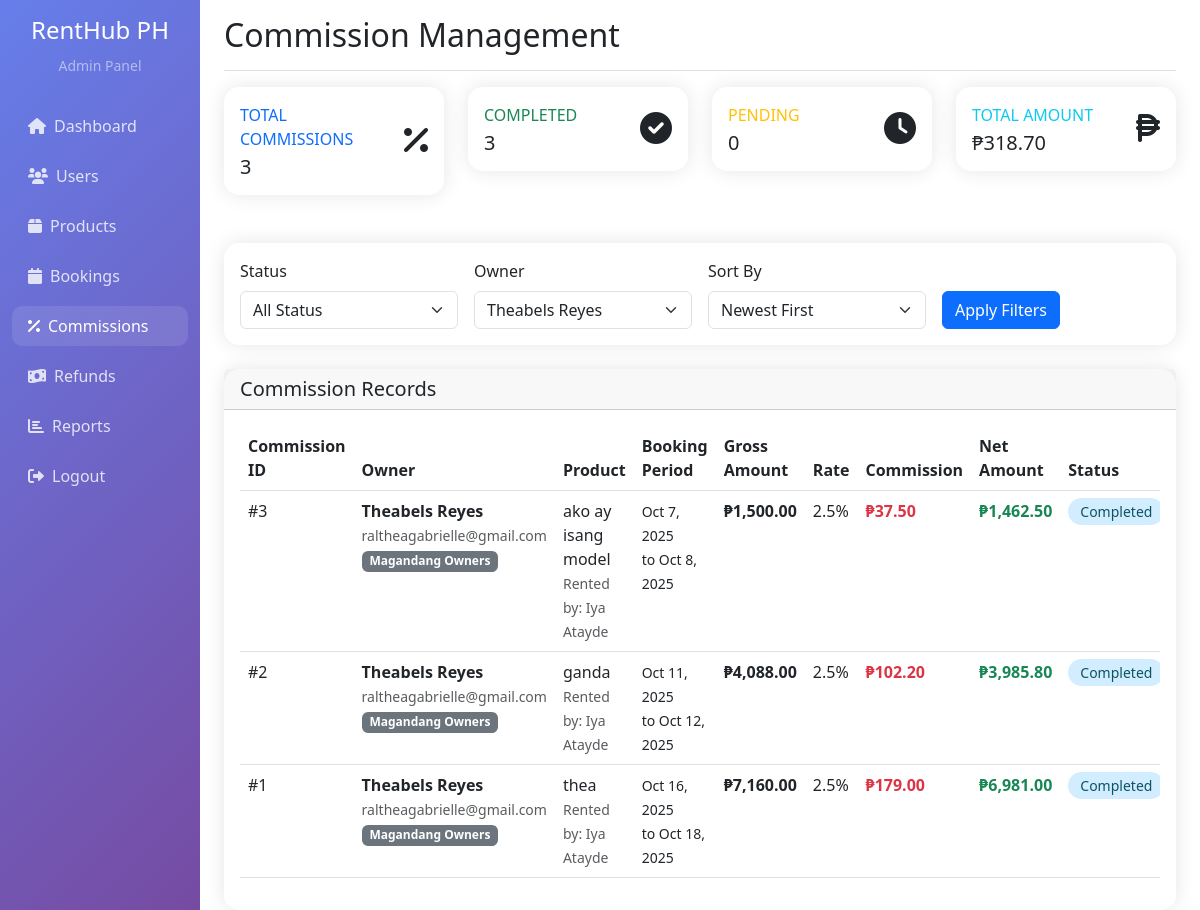
The page /admin/commissions.php?owner=3 (signed in) on the database its author committed.
### tables this page shows
CREATE TABLE `commission_payments` (
  `CommissionID` int(11) NOT NULL,
  `BookingID` int(11) DEFAULT NULL,
  `OwnerID` int(11) DEFAULT NULL,
  `Comm_GrossAmount` decimal(10,2) NOT NULL,
  `Comm_Rate` decimal(5,2) NOT NULL,
  `Comm_Amount` decimal(10,2) NOT NULL,
  `Comm_NetAmount` decimal(10,2) NOT NULL,
  `Comm_Status` varchar(50) DEFAULT 'Pending',
  `Comm_PaymentMethod` varchar(50) DEFAULT NULL,
  `Comm_PayoutDate` timestamp NOT NULL DEFAULT current_timestamp() ON UPDATE current_timestamp(),
  `Comm_CreatedAt` timestamp NOT NULL DEFAULT current_timestamp()
);

CREATE TABLE `user_accounts` (
  `UserID` int(11) NOT NULL,
  `User_Name` varchar(255) NOT NULL,
  `User_Email` varchar(255) NOT NULL,
  `User_Password` varchar(255) NOT NULL,
  `User_Phone` varchar(20) DEFAULT NULL,
  `User_Role` int(11) DEFAULT NULL,
  `User_CreatedAt` timestamp NOT NULL DEFAULT current_timestamp(),
  `User_UpdatedAt` timestamp NOT NULL DEFAULT current_timestamp() ON UPDATE current_timestamp(),
  `User_Photo` varchar(255) DEFAULT NULL,
  `User_IsVerified` tinyint(1) DEFAULT 0,
  `User_Status` varchar(50) DEFAULT 'Active',
  `User_Birthdate` date DEFAULT NULL,
  `User_Gender` varchar(20) DEFAULT NULL,
  `User_Bio` text DEFAULT NULL
);

CREATE TABLE `subscription_plans` (
  `PlanID` int(11) NOT NULL,
  `Plan_Name` varchar(100) NOT NULL,
  `Plan_Description` text DEFAULT NULL,
  `Plan_Price` decimal(10,2) NOT NULL,
  `Plan_Duration` int(11) NOT NULL,
  `Plan_MaxListings` int(11) DEFAULT NULL,
  `Plan_FeaturedListings` int(11) DEFAULT NULL,
  `Plan_CommissionRate` decimal(5,2) DEFAULT NULL,
  `Plan_IsActive` tinyint(1) DEFAULT 1,
  `Plan_CreatedAt` timestamp NOT NULL DEFAULT current_timestamp()
);

CREATE TABLE `products` (
  `ProductID` int(11) NOT NULL,
  `OwnerID` int(11) DEFAULT NULL,
  `CategoryID` int(11) DEFAULT NULL,
  `Prod_Name` varchar(255) NOT NULL,
  `Prod_Description` text DEFAULT NULL,
  `Prod_Brand` varchar(100) DEFAULT NULL,
  `Prod_Model` varchar(100) DEFAULT NULL,
  `Prod_Condition` varchar(50) DEFAULT NULL,
  `Prod_RentalPrice` decimal(10,2) NOT NULL,
  `Prod_PriceType` varchar(20) DEFAULT NULL,
  `Prod_SecurityDeposit` decimal(10,2) DEFAULT NULL,
  `Prod_MinRentalDuration` int(11) DEFAULT NULL,
  `Prod_MaxRentalDuration` int(11) DEFAULT NULL,
  `Prod_Availability` tinyint(1) DEFAULT 1,
  `Prod_CreatedAt` timestamp NOT NULL DEFAULT current_timestamp(),
  `Prod_UpdatedAt` timestamp NOT NULL DEFAULT current_timestamp() ON UPDATE current_timestamp(),
  `Prod_Status` varchar(50) DEFAULT 'Active',
  `Prod_IsFeatured` tinyint(1) DEFAULT 0,
  `Prod_FeaturedUntil` datetime DEFAULT NULL
);

CREATE TABLE `bookings` (
  `BookingID` int(11) NOT NULL,
  `ProductID` int(11) DEFAULT NULL,
  `RenterID` int(11) DEFAULT NULL,
  `OwnerID` int(11) DEFAULT NULL,
  `Book_StartDate` datetime NOT NULL,
  `Book_EndDate` datetime NOT NULL,
  `Book_TotalAmount` decimal(10,2) NOT NULL,
  `Book_SecurityDeposit` decimal(10,2) DEFAULT NULL,
  `Book_DeliveryFee` decimal(8,2) DEFAULT NULL,
  `Book_Status` varchar(50) DEFAULT 'Pending',
  `Book_PickupType` varchar(20) DEFAULT NULL,
  `Book_CreatedAt` timestamp NOT NULL DEFAULT current_timestamp(),
  `Book_UpdatedAt` timestamp NOT NULL DEFAULT current_timestamp() ON UPDATE current_timestamp(),
  `Book_CancelReason` text DEFAULT NULL,
  `Book_Notes` text DEFAULT NULL,
  `Book_Damaged` tinyint(1) NOT NULL DEFAULT 0
);

### admin/commissions.php (the view, shortened to what the rows shown need)
<?php
$database = new Database();
$conn = $database->getConnection();
$owner_filter = isset($_GET['owner']) ? $_GET['owner'] : 'all';
$sort_by = isset($_GET['sort']) ? $_GET['sort'] : 'newest';
$conditions = ["1=1"];
$params = [];
if ($owner_filter && $owner_filter != 'all') {
    $conditions[] = "cp.OwnerID = ?";
    $params[] = $owner_filter;
}
$sort_options = [
    'newest' => 'cp.Comm_CreatedAt DESC',
    'oldest' => 'cp.Comm_CreatedAt ASC',
    'amount_high' => 'cp.Comm_Amount DESC',
    'amount_low' => 'cp.Comm_Amount ASC',
    'rate_high' => 'cp.Comm_Rate DESC',
    'rate_low' => 'cp.Comm_Rate ASC'
];
$order_by = isset($sort_options[$sort_by]) ? $sort_options[$sort_by] : 'cp.Comm_CreatedAt DESC';
$query = "SELECT cp.*, b.Book_StartDate, b.Book_EndDate, b.Book_TotalAmount,
          p.Prod_Name, owner.User_Name as Owner_Name, owner.User_Email as Owner_Email,
          renter.User_Name as Renter_Name, sp.Plan_Name
          FROM commission_payments cp
          JOIN bookings b ON cp.BookingID = b.BookingID
          JOIN products p ON b.ProductID = p.ProductID
          JOIN user_accounts owner ON cp.OwnerID = owner.UserID
          JOIN user_accounts renter ON b.RenterID = renter.UserID
          LEFT JOIN user_subscriptions us ON owner.UserID = us.UserID
              AND us.Sub_Status = 'Active'
              AND us.Sub_EndDate >= NOW()
          LEFT JOIN subscription_plans sp ON us.PlanID = sp.PlanID
          WHERE " . implode(' AND ', $conditions) . "
          ORDER BY " . $order_by;
$stmt = $conn->prepare($query);
$stmt->execute($params);
$commissions = $stmt->fetchAll(PDO::FETCH_ASSOC);
?>
<!DOCTYPE html>
<html lang="en">
<head>
    <link href="https://cdn.jsdelivr.net/npm/bootstrap@5.3.0/dist/css/bootstrap.min.css" rel="stylesheet">
    <link href="https://cdnjs.cloudflare.com/ajax/libs/font-awesome/6.0.0/css/all.min.css" rel="stylesheet">
</head>
<body>
    <div class="container-fluid">
        <div class="row">
            <main class="col-md-9 ms-sm-auto col-lg-10 px-md-4">
                <div class="d-flex justify-content-between flex-wrap flex-md-nowrap align-items-center pt-3 pb-2 mb-3 border-bottom">
                    <h1 class="h2">Commission Management</h1>
                </div>
                <div class="card">
                    <div class="card-body">
                        <?php if (empty($commissions)): ?>
                            <div class="text-center py-4">
                                <i class="fas fa-percentage fa-3x text-muted mb-3"></i>
                                <h5 class="text-muted">No commission records found</h5>
                            </div>
                        <?php else: ?>
                            <div class="table-responsive">
                                <table class="table table-hover">
                                    <thead>
                                        <tr>
                                            <th>Commission ID</th>
                                            <th>Owner</th>
                                            <th>Product</th>
                                            <th>Booking Period</th>
                                            <th>Gross Amount</th>
                                            <th>Rate</th>
                                            <th>Commission</th>
                                            <th>Net Amount</th>
                                            <th>Status</th>
                                        </tr>
                                    </thead>
                                    <tbody>
                                        <?php foreach ($commissions as $commission): ?>
                                        <tr>
                                            <td>#<?php echo $commission['CommissionID']; ?></td>
                                            <td>
                                                <strong><?php echo htmlspecialchars($commission['Owner_Name']); ?></strong><br>
                                                <small class="text-muted"><?php echo htmlspecialchars($commission['Owner_Email']); ?></small>
                                                <?php if($commission['Plan_Name']): ?>
                                                    <br><span class="badge bg-secondary"><?php echo htmlspecialchars($commission['Plan_Name']); ?></span>
                                                <?php endif; ?>
                                            </td>
                                            <td>
                                                <?php echo htmlspecialchars($commission['Prod_Name']); ?><br>
                                                <small class="text-muted">Rented by: <?php echo htmlspecialchars($commission['Renter_Name']); ?></small>
                                            </td>
                                            <td>
                                                <small>
                                                    <?php echo date('M j, Y', strtotime($commission['Book_StartDate'])); ?><br>
                                                    to <?php echo date('M j, Y', strtotime($commission['Book_EndDate'])); ?>
                                                </small>
                                            </td>
                                            <td><strong>₱<?php echo number_format($commission['Comm_GrossAmount'], 2); ?></strong></td>
                                            <td><?php echo number_format($commission['Comm_Rate'], 1); ?>%</td>
                                            <td><strong class="text-danger">₱<?php echo number_format($commission['Comm_Amount'], 2); ?></strong></td>
                                            <td><strong class="text-success">₱<?php echo number_format($commission['Comm_NetAmount'], 2); ?></strong></td>
                                            <td>
                                                <span class="status-badge status-<?php echo strtolower($commission['Comm_Status']); ?>">
                                                    <?php echo $commission['Comm_Status']; ?>
                                                </span>
                                            </td>
                                        </tr>
                                        <?php endforeach; ?>
                                    </tbody>
                                </table>
                            </div>
                        <?php endif; ?>
                    </div>
                </div>
            </main>
        </div>
    </div>
</body>
</html>

### rows shown on the page
commission_payments: CommissionID "3", OwnerID.User_Name "Theabels Reyes", OwnerID.User_Email "raltheagabrielle@gmail.com", subscription_plans.Plan_Name "Magandang Owners", products.Prod_Name "ako ay isang model", user_accounts.User_Name "Iya Atayde", BookingID.Book_StartDate "Oct 7, 2025", BookingID.Book_EndDate "Oct 8, 2025", Comm_GrossAmount "1,500.00", Comm_Rate "2.5", Comm_Amount "37.50", Comm_NetAmount "1,462.50", Comm_Status "Completed"
commission_payments: CommissionID "2", OwnerID.User_Name "Theabels Reyes", OwnerID.User_Email "raltheagabrielle@gmail.com", subscription_plans.Plan_Name "Magandang Owners", products.Prod_Name "ganda", user_accounts.User_Name "Iya Atayde", BookingID.Book_StartDate "Oct 11, 2025", BookingID.Book_EndDate "Oct 12, 2025", Comm_GrossAmount "4,088.00", Comm_Rate "2.5", Comm_Amount "102.20", Comm_NetAmount "3,985.80", Comm_Status "Completed"
commission_payments: CommissionID "1", OwnerID.User_Name "Theabels Reyes", OwnerID.User_Email "raltheagabrielle@gmail.com", subscription_plans.Plan_Name "Magandang Owners", products.Prod_Name "thea", user_accounts.User_Name "Iya Atayde", BookingID.Book_StartDate "Oct 16, 2025", BookingID.Book_EndDate "Oct 18, 2025", Comm_GrossAmount "7,160.00", Comm_Rate "2.5", Comm_Amount "179.00", Comm_NetAmount "6,981.00", Comm_Status "Completed"

### other values the page prints
$stats['total_commissions'] "3"
$stats['completed_commissions'] "3"
$stats['pending_commissions'] "0"
$stats['total_commission_amount'] "318.70"
form field owner "Theabels Reyes"
